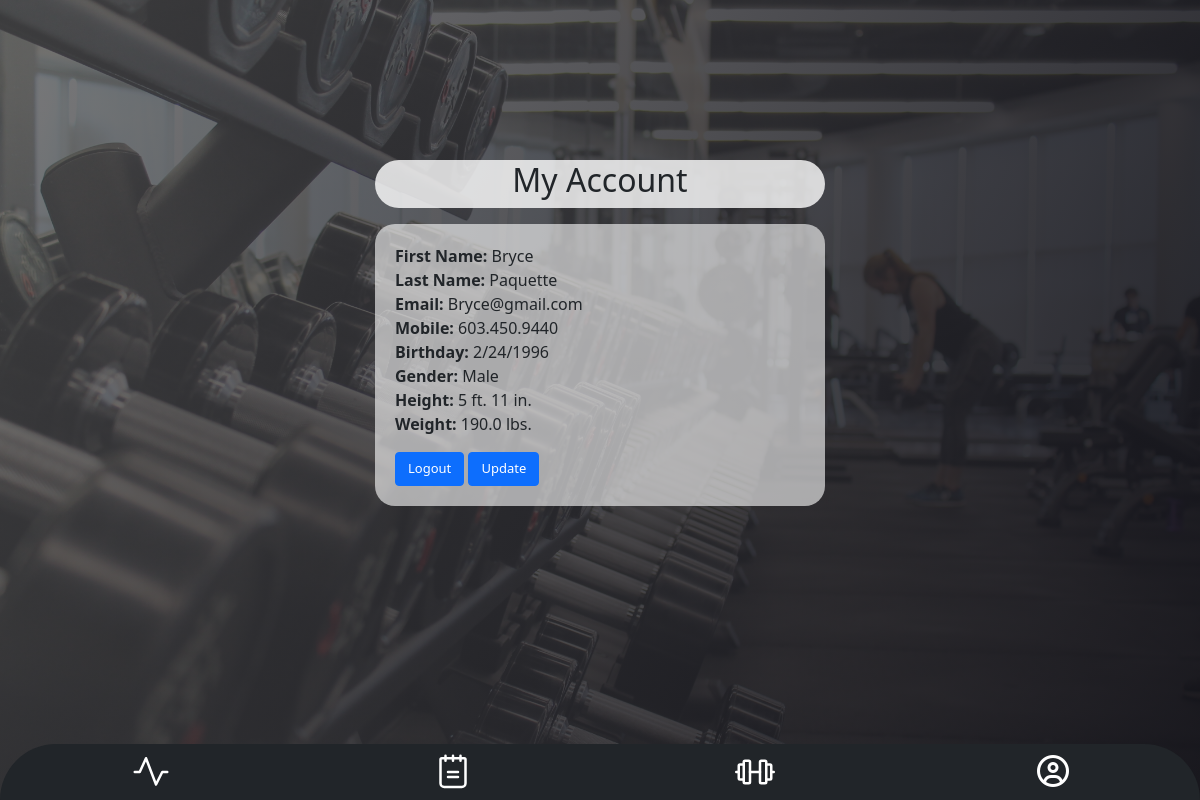
The page /profile (signed in) on the database as committed earlier.
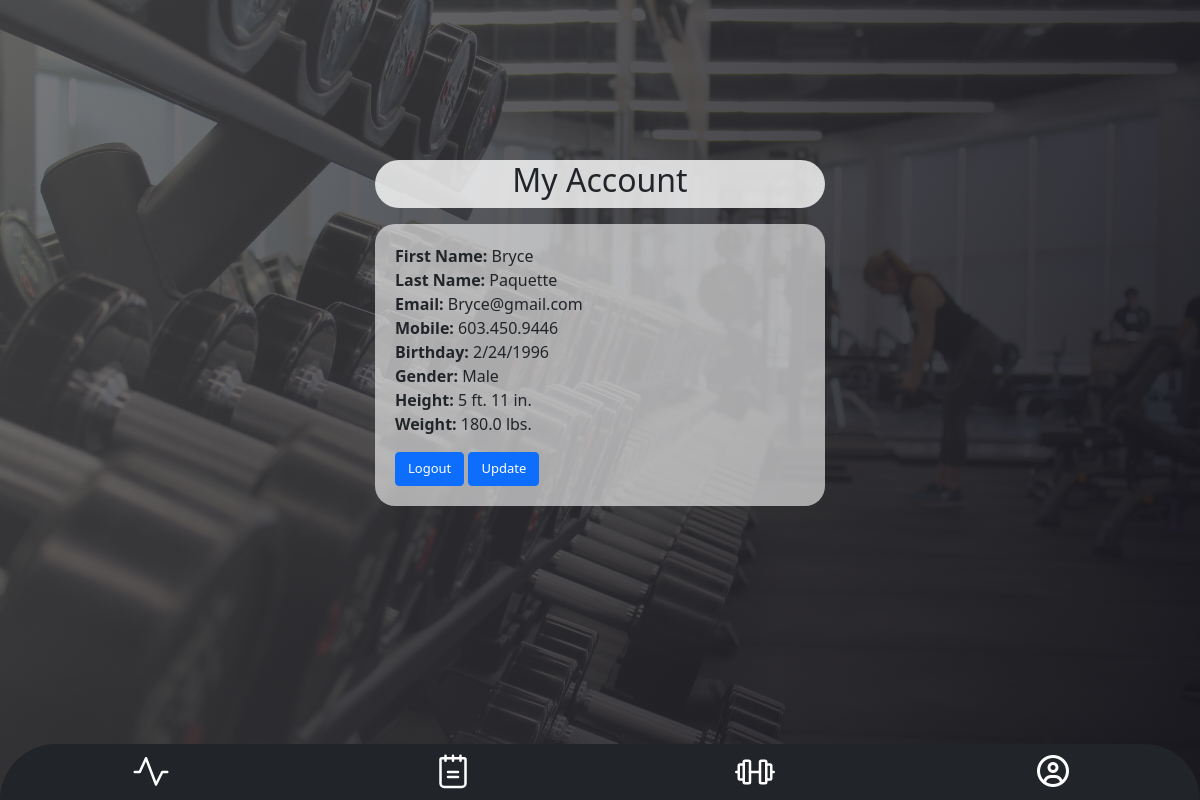
The same page on the database as committed later.
### app.py (models this page shows, shortened)
class Users(UserMixin, db.Model):
    id = db.Column(db.Integer, primary_key=True)
    fname = db.Column(db.String(100), unique=False, nullable=False)
    lname = db.Column(db.String(100), unique=False, nullable=False)
    password = db.Column(db.String(100), unique=False, nullable=False)
    email = db.Column(db.String(100), unique=True, nullable=False)
    phoneNo = db.Column(db.String(100), unique=True, nullable=False) # Must be in format 555.555.5555
    bYear = db.Column(db.Integer, unique=False, nullable=False)
    bMonth = db.Column(db.Integer, unique=False, nullable=False)
    bDay = db.Column(db.Integer, unique=False, nullable=False)
    gender = db.Column(db.Integer, unique=False, nullable=False) # 0 = Female, 1 = Male, 2 = Other
    height = db.Column(db.Integer, unique=False, nullable=False) # Height stored as inches
    weight = db.Column(db.Float, unique=False, nullable=False) # Weight stored as pounds

### app.py (the view)
@app.route("/profile", methods=["GET"])
@login_required
def profile():
    return render_template("profile.html", user=current_user)

### app.py (called while the page is built)
@login_manager.user_loader
def load_user(user_id):
    return Users.query.get(int(user_id))

### Templates/profile.html (shortened to what this page needs)
{% extends 'layout.html' %}
{% block content %}
    <div id="account-title" class="header">
        <h2>My Account</h2>
    </div>
    <div class="container form-box profile">
        <p>
            <strong>First Name:</strong> {{ user.fname.capitalize() }}<br>
            <strong>Last Name:</strong> {{ user.lname.capitalize() }}<br>
            <strong>Email:</strong> {{ user.email.capitalize() }}<br>
            <strong>Mobile:</strong> {{ user.phoneNo.capitalize() }}<br>
            <strong>Birthday:</strong> {{ user.bMonth }}/{{ user.bDay }}/{{ user.bYear }}<br>
            <strong>Gender:</strong> {% if user.gender == 1 %}
                                        Male
                                    {% elif user.gender == 0 %}
                                        Female
                                    {% else %}
                                        Other
                                    {% endif %}
                                    <br>
            <strong>Height:</strong> {{ user.height // 12 }} ft. {{ user.height % 12 }} in.<br>
            <strong>Weight:</strong> {{ user.weight}} lbs.<br>
        </p>
                <form class="inline"action="/logout" method="post">
                    <button class="btn btn-primary" type="submit">Logout</button>
                </form>
                <form class="inline" action="/update" method="get">
                    <button class="btn btn-primary" type="submit">Update</button>
                </form>
        </div>
    </div>
{% endblock %}

Rows that differ between the two databases and show on the page:
changed Users "Bryce": phoneNo "603.450.9440" → "603.450.9446"; weight "190.0" → "180.0"
